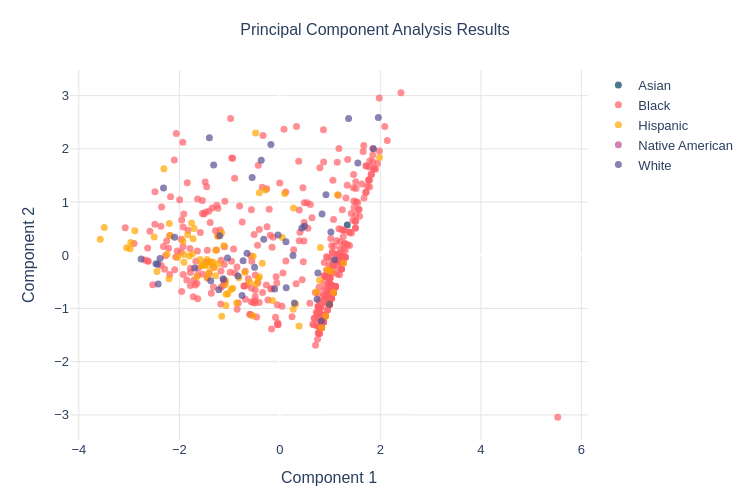
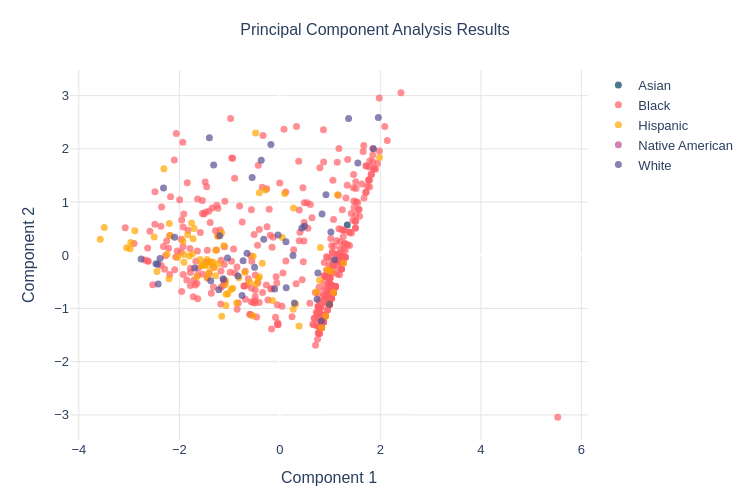

Source (notebook cell) for these figures, in order:
### Markdown cell above
The first plot, **"Explained Variance Ratio by Component,"** shows the proportion of variance captured by each principal component. The steep decline in this plot indicates that the **first principal component (PC-1)** explains the largest portion of the variance, followed by the **second component (PC-2)**. After these first two components, the additional variance explained by subsequent components decreases significantly. This behavior suggests that the majority of the dataset's structure can be captured by the first two components.  

The second plot, **"Cumulative Explained Variance by Component,"** illustrates the total variance explained as additional components are added. The curve rises sharply at the start, with the **first two components** capturing approximately **90% of the total variance**. Beyond the second component, the curve begins to flatten, indicating diminishing returns. This flattening demonstrates that including more components contributes little new information to the overall representation of the data.  

Together, these plots emphasize the significance of the first two principal components. By focusing on these components, the dimensionality of the data can be effectively reduced while retaining most of its variance. This reduction simplifies computations, decreases model complexity, and enhances the interpretability of visualizations, all without sacrificing critical information.

### Code cell
pca = PCA(n_components=2)
X_pca_2 = pca.fit_transform(X)

plot_2D(
    X_pca_2,
    df["race_encoded"],
    "Principal Component Analysis Results",
    label_col=df["race"],
)

### Figure 1 — Plotly figure (JSON) as saved in the notebook; plotly's stock layout.template omitted (floating-point values rounded to 4 significant figures; data arrays with more than 128 entries replaced by an {"elided": "..."} marker saying what was removed)
{"data": [{"marker": {"color": "#003f5c", "opacity": 0.7, "size": 7, "symbol": "circle"}, "mode": "markers", "name": "Asian", "type": "scatter", "x": [1.342], "y": [0.5691]}, {"marker": {"color": "#ff5f66", "opacity": 0.7, "size": 7, "symbol": "circle"}, "mode": "markers", "name": "Black", "type": "scatter", "x": {"elided": "410 float values"}, "y": {"elided": "410 float values"}}, {"marker": {"color": "#ffa600", "opacity": 0.7, "size": 7, "symbol": "circle"}, "mode": "markers", "name": "Hispanic", "type": "scatter", "x": [-1.799, 0.04976, -2.965, -2.246, 1.022, -1.741, -1.158, -3.573, -2.978, 1.149, 0.09719, -1.498, -0.2845, -2.2, -1.552, -1.446, -1.756, -0.6966, 0.3829, 1.267, -0.4726, -1.65, -3.048, 0.7903, -0.409, -1.034, -2.307, -1.304, -1.113, -1.329, -1.552, -1.913, -1.906, -0.5319, -1.157, -1.069, -0.9691, -0.3488, -2.184, -0.8591, -1.237, -1.276, -2.501, -0.4084, -2.206, -2.886, -0.9373, -1.587, -1.073, 0.2648, 0.3143, 0.9093, 0.7256, -0.5396, -0.8138, -1.216, -1.726, -2.035, 0.2719, -0.429, 1.068, -1.927, -1.441, -1.706, 0.9888, 1.983, 0.8298, -0.5999, -1.357, -0.1477, -2.445, 0.945, -1.435, -1.411, -1.835, -3.494, -1.081, -0.4823, -1.278, -1.087, 0.8084], "y": [-0.01357, 0.3327, 0.2383, 0.01983, -0.3059, 0.03056, 0.4234, 0.3006, 0.12, 1.135, 1.16, -0.1856, 1.226, 0.5972, -0.1907, -0.07913, 0.6047, -0.3188, -1.328, -0.1477, -0.5393, -0.4043, 0.1413, -0.4699, 1.174, -0.7235, 1.628, -0.2344, 0.1765, -0.1307, -0.1907, 0.0129, -0.1337, -0.02011, -1.145, -0.733, -0.6412, -0.1516, 0.368, -0.899, 0.3564, -0.3855, 0.342, -0.4043, -0.4396, 0.4587, -0.6219, -0.07803, -0.9462, -1.016, -0.9186, -1.14, -0.6928, -1.138, -0.4216, -0.159, 0.3108, -0.04404, 0.8867, -0.4383, -0.6987, 0.2697, -0.4171, 0.5028, -0.9191, 1.836, -1.36, -0.5087, -0.1276, -0.8502, -0.3067, -0.2703, -0.1946, -0.3241, 0.3843, 0.521, -0.4749, 2.297, 0.09277, -0.5449, 0.1481]}, {"marker": {"color": "#bc4c96", "opacity": 0.7, "size": 7, "symbol": "circle"}, "mode": "markers", "name": "Native American", "type": "scatter", "x": [-1.118], "y": [-0.4635]}, {"marker": {"color": "#594e90", "opacity": 0.7, "size": 7, "symbol": "circle"}, "mode": "markers", "name": "White", "type": "scatter", "x": [-2.76, -0.37, -1.695, -2.432, -0.8326, -1.214, -0.5509, -0.7307, 0.1219, 0.2888, 1.862, 0.4381, 0.8269, -0.1026, 0.4919, 0.9888, 0.1265, -0.1779, -1.375, 1.368, -2.422, -0.5018, -2.383, -1.042, 0.2613, 0.7579, -1.13, 1.552, -0.7522, -2.465, 0.9181, -0.03603, 1.088, 1.016, -1.193, -2.093, -1.317, -0.6535, 1.96, -1.402, -2.314, 0.8398, -0.3205, 0.7397], "y": [-0.06848, 1.785, -0.2382, -0.1682, -0.3877, -0.6487, 1.462, -0.1022, 0.2523, -0.8988, 2.003, 0.5111, -1.236, -0.6345, 0.5452, -0.9191, -0.611, 2.082, -0.4776, 2.572, -0.5381, -0.2234, -0.0606, -0.04945, -0.006277, -0.3358, -0.4411, 1.736, -0.7547, -0.1582, 1.139, 0.3789, -0.0853, 0.4378, 0.3675, 0.3402, 1.694, 0.039, 2.59, 2.209, 1.263, 0.7761, 0.3027, -0.8274]}], "layout": {"font": {"family": "Arial", "size": 13}, "height": 500, "margin": {"b": 60, "l": 70, "r": 40, "t": 70}, "paper_bgcolor": "white", "plot_bgcolor": "white", "title": {"font": {"size": 16}, "text": "Principal Component Analysis Results", "x": 0.5}, "width": 750, "xaxis": {"gridcolor": "#e5e5e5", "title": {"text": "Component 1"}}, "yaxis": {"gridcolor": "#e5e5e5", "title": {"text": "Component 2"}}}}

### Figure 2 — Plotly figure (JSON) as saved in the notebook; plotly's stock layout.template omitted (floating-point values rounded to 4 significant figures; data arrays with more than 128 entries replaced by an {"elided": "..."} marker saying what was removed)
{"data": [{"marker": {"color": "#003f5c", "opacity": 0.7, "size": 7, "symbol": "circle"}, "mode": "markers", "name": "Asian", "type": "scatter", "x": [1.342], "y": [0.5691]}, {"marker": {"color": "#ff5f66", "opacity": 0.7, "size": 7, "symbol": "circle"}, "mode": "markers", "name": "Black", "type": "scatter", "x": {"elided": "410 float values"}, "y": {"elided": "410 float values"}}, {"marker": {"color": "#ffa600", "opacity": 0.7, "size": 7, "symbol": "circle"}, "mode": "markers", "name": "Hispanic", "type": "scatter", "x": [-1.799, 0.04976, -2.965, -2.246, 1.022, -1.741, -1.158, -3.573, -2.978, 1.149, 0.09719, -1.498, -0.2845, -2.2, -1.552, -1.446, -1.756, -0.6966, 0.3829, 1.267, -0.4726, -1.65, -3.048, 0.7903, -0.409, -1.034, -2.307, -1.304, -1.113, -1.329, -1.552, -1.913, -1.906, -0.5319, -1.157, -1.069, -0.9691, -0.3488, -2.184, -0.8591, -1.237, -1.276, -2.501, -0.4084, -2.206, -2.886, -0.9373, -1.587, -1.073, 0.2648, 0.3143, 0.9093, 0.7256, -0.5396, -0.8138, -1.216, -1.726, -2.035, 0.2719, -0.429, 1.068, -1.927, -1.441, -1.706, 0.9888, 1.983, 0.8298, -0.5999, -1.357, -0.1477, -2.445, 0.945, -1.435, -1.411, -1.835, -3.494, -1.081, -0.4823, -1.278, -1.087, 0.8084], "y": [-0.01357, 0.3327, 0.2383, 0.01983, -0.3059, 0.03056, 0.4234, 0.3006, 0.12, 1.135, 1.16, -0.1856, 1.226, 0.5972, -0.1907, -0.07913, 0.6047, -0.3188, -1.328, -0.1477, -0.5393, -0.4043, 0.1413, -0.4699, 1.174, -0.7235, 1.628, -0.2344, 0.1765, -0.1307, -0.1907, 0.0129, -0.1337, -0.02011, -1.145, -0.733, -0.6412, -0.1516, 0.368, -0.899, 0.3564, -0.3855, 0.342, -0.4043, -0.4396, 0.4587, -0.6219, -0.07803, -0.9462, -1.016, -0.9186, -1.14, -0.6928, -1.138, -0.4216, -0.159, 0.3108, -0.04404, 0.8867, -0.4383, -0.6987, 0.2697, -0.4171, 0.5028, -0.9191, 1.836, -1.36, -0.5087, -0.1276, -0.8502, -0.3067, -0.2703, -0.1946, -0.3241, 0.3843, 0.521, -0.4749, 2.297, 0.09277, -0.5449, 0.1481]}, {"marker": {"color": "#bc4c96", "opacity": 0.7, "size": 7, "symbol": "circle"}, "mode": "markers", "name": "Native American", "type": "scatter", "x": [-1.118], "y": [-0.4635]}, {"marker": {"color": "#594e90", "opacity": 0.7, "size": 7, "symbol": "circle"}, "mode": "markers", "name": "White", "type": "scatter", "x": [-2.76, -0.37, -1.695, -2.432, -0.8326, -1.214, -0.5509, -0.7307, 0.1219, 0.2888, 1.862, 0.4381, 0.8269, -0.1026, 0.4919, 0.9888, 0.1265, -0.1779, -1.375, 1.368, -2.422, -0.5018, -2.383, -1.042, 0.2613, 0.7579, -1.13, 1.552, -0.7522, -2.465, 0.9181, -0.03603, 1.088, 1.016, -1.193, -2.093, -1.317, -0.6535, 1.96, -1.402, -2.314, 0.8398, -0.3205, 0.7397], "y": [-0.06848, 1.785, -0.2382, -0.1682, -0.3877, -0.6487, 1.462, -0.1022, 0.2523, -0.8988, 2.003, 0.5111, -1.236, -0.6345, 0.5452, -0.9191, -0.611, 2.082, -0.4776, 2.572, -0.5381, -0.2234, -0.0606, -0.04945, -0.006277, -0.3358, -0.4411, 1.736, -0.7547, -0.1582, 1.139, 0.3789, -0.0853, 0.4378, 0.3675, 0.3402, 1.694, 0.039, 2.59, 2.209, 1.263, 0.7761, 0.3027, -0.8274]}], "layout": {"font": {"family": "Arial", "size": 13}, "height": 500, "margin": {"b": 60, "l": 70, "r": 40, "t": 70}, "paper_bgcolor": "white", "plot_bgcolor": "white", "title": {"font": {"size": 16}, "text": "Principal Component Analysis Results", "x": 0.5}, "width": 750, "xaxis": {"gridcolor": "#e5e5e5", "title": {"text": "Component 1"}}, "yaxis": {"gridcolor": "#e5e5e5", "title": {"text": "Component 2"}}}}
